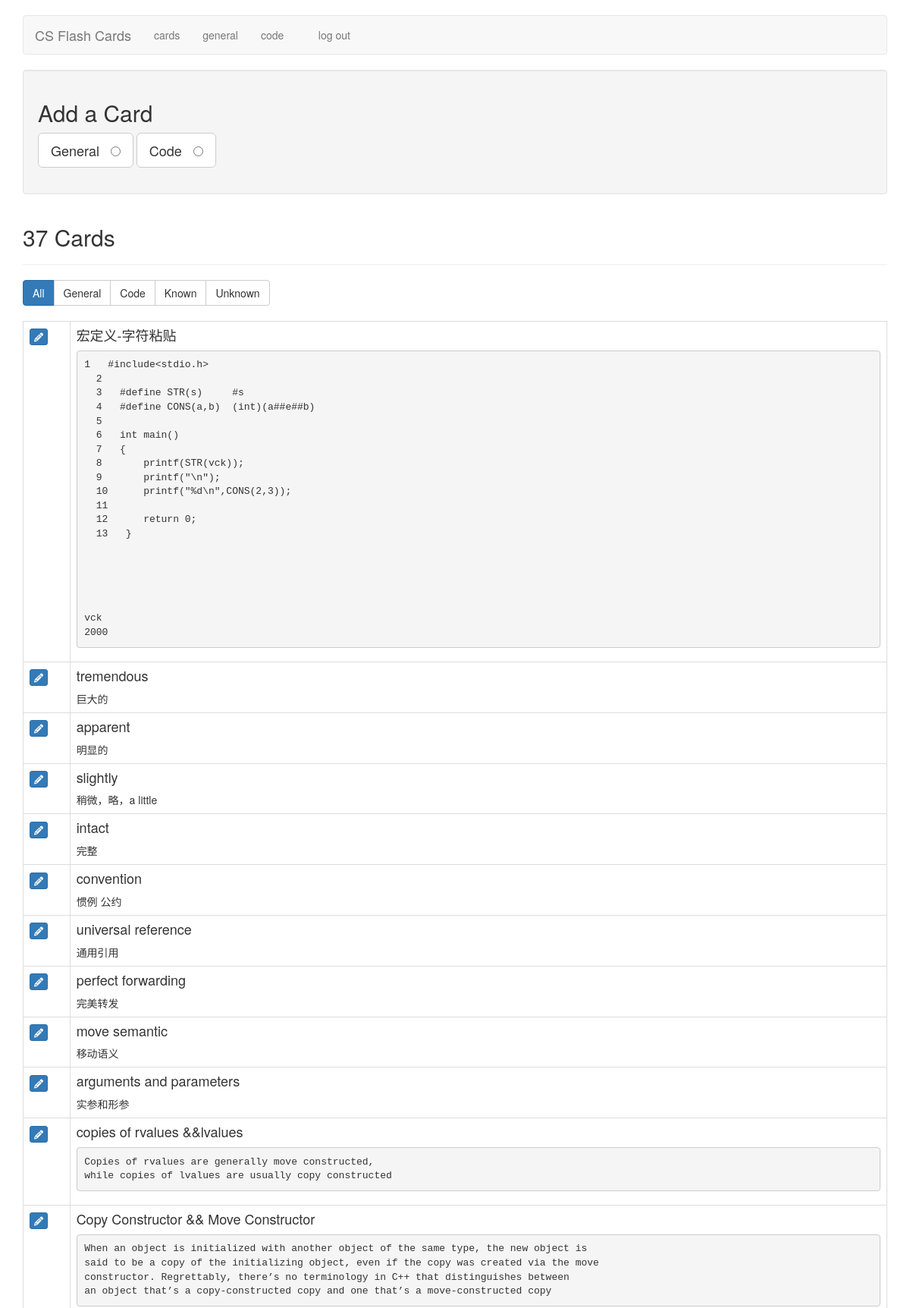
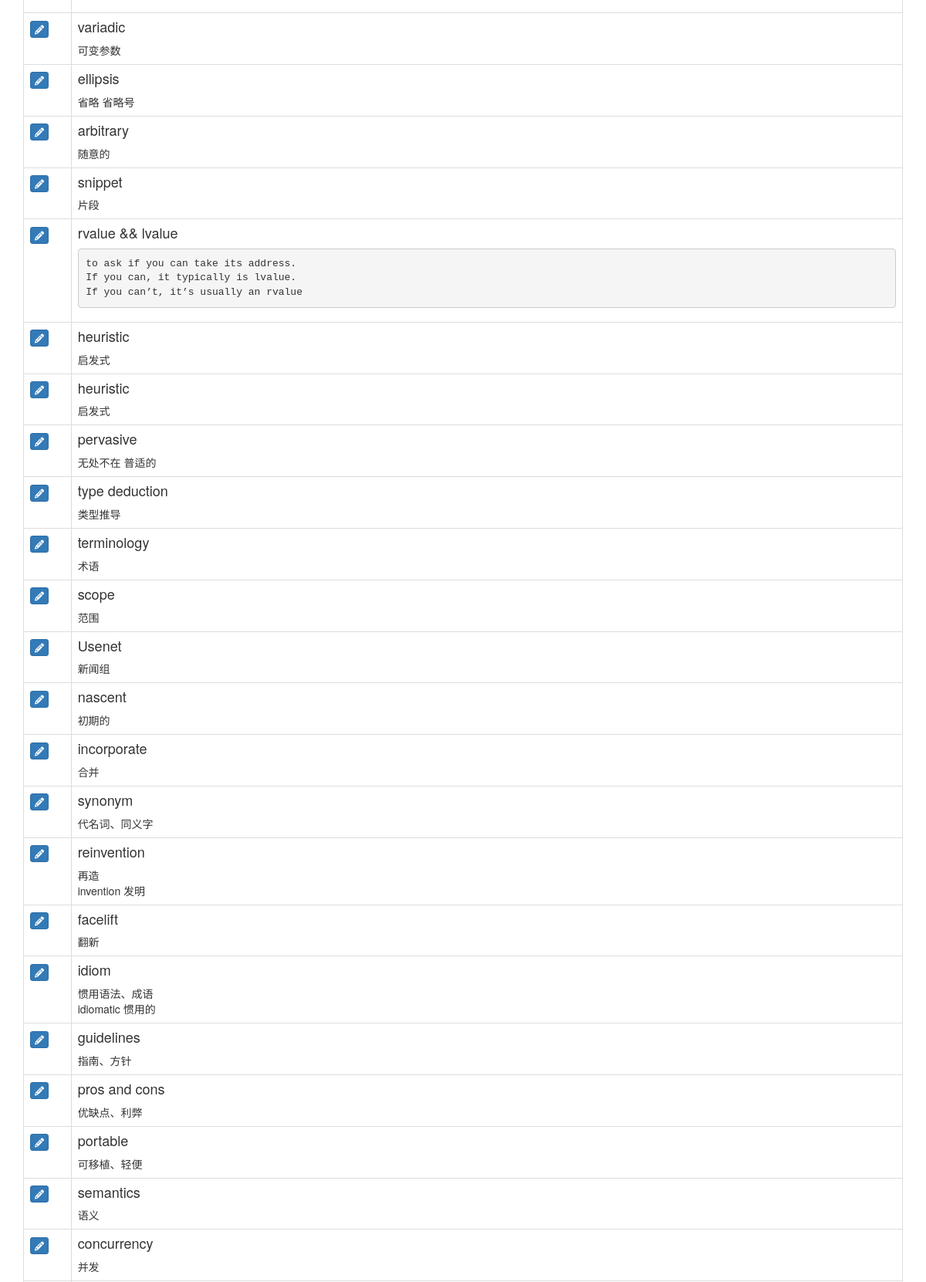
The app's page /cards (signed in, upper part) with its own data (2 pictures, top to bottom).
### tables this page shows
CREATE TABLE cards (
  id integer primary key autoincrement,
  type tinyint not null, /* 1 for vocab, 2 for code */
  front text not null,
  back text not null,
  known boolean default 0
);

### flash_cards.py (the view)
@app.route('/cards')
def cards():
    if not session.get('logged_in'):
        return redirect(url_for('login'))
    db = get_db()
    query = '''
        SELECT id, type, front, back, known
        FROM cards
        ORDER BY id DESC
    '''
    cur = db.execute(query)
    cards = cur.fetchall()
    return render_template('cards.html', cards=cards, filter_name="all")

### flash_cards.py (called while the page is built)
def connect_db():
    rv = sqlite3.connect(app.config['DATABASE'])
    rv.row_factory = sqlite3.Row
    return rv

def get_db():
    if not hasattr(g, 'sqlite_db'):
        g.sqlite_db = connect_db()
    return g.sqlite_db

### templates/cards.html (shortened to what this page needs)
{% extends "layout.html" %}
{% block body %}
    <div class="well editPanel">
        <h2>Add a Card</h2>
        <form action="{{ url_for('add_card') }}" method="post" class="cardForm">
            <div class="form-group">
                <label for="general" class="toggleButton btn btn-default btn-lg">General &nbsp;
                    <input type="radio" name="type" value="1" id="general"/>
                </label>
                <label for="code" class="toggleButton btn btn-default btn-lg">Code &nbsp;
                    <input type="radio" name="type" value="2" id="code"/>
                </label>
            </div>
        </form>
    </div>
    <div class="page-header">
        <h2>{{ cards|length }} Card{{ '' if (cards|length == 1) else 's' }}</h2>
    </div>
    <div class="btn-group btn-group-md" role="group" aria-label="filters">
        <a href="{{ url_for('filter_cards', filter_name="all") }}" class="btn btn-{{ "primary" if filter_name == "all" else "default" }}">All</a>
        <a href="{{ url_for('filter_cards', filter_name="general") }}" class="btn btn-{{ "primary" if filter_name == "general" else "default" }}">General</a>
        <a href="{{ url_for('filter_cards', filter_name="code") }}" class="btn btn-{{ "primary" if filter_name == "code" else "default" }}">Code</a>
        <a href="{{ url_for('filter_cards', filter_name="known") }}" class="btn btn-{{ "primary" if filter_name == "known" else "default" }}">Known</a>
        <a href="{{ url_for('filter_cards', filter_name="unknown") }}" class="btn btn-{{ "primary" if filter_name == "unknown" else "default" }}">Unknown</a>
    </div>
    <br />
    <br />
    <table class="table table-bordered">
        {% for card in cards %}
            <tr>
                <td>
                    <a href="{{ url_for('edit', card_id=card.id) }}" class="btn btn-xs btn-primary"><i class="fa fa-pencil" aria-hidden="true"></i></a>
                </td>
                <td class="cardContent">
                    <h4>
                        {{ card.front }}
                    </h4>
                    {% if card.type == 1 %}
                        {{ card.back|replace("\n", "<br />")|safe }}
                    {% else %}
                        <pre><code>{{ card.back|escape }}</code></pre>
                    {% endif %}
                </td>
            </tr>
        {% else %}
            <tr>
                <td>
                    <em>No cards to show.</em>
                </td>
            </tr>
        {% endfor %}
    </table>
{% endblock %}

### static/style.css (style rules this page uses)
.cardContent h4 { margin-top: 0; }

### records on screen
cards: front "宏定义-字符粘贴", back "1 #include<stdio.h> 2 3 #define STR(s) #s 4 #define CONS(a,b) (int)(a##e##b) 5 6 int main() 7 { 8 printf(STR(vck)); 9 printf(\"\\n\"); 10 printf(\"%d\\n\",CONS(2,3)); 11 12 return 0; 13 } vck 2000"
cards: front "tremendous", back "巨大的"
cards: front "apparent", back "明显的"
cards: front "slightly", back "稍微，略，a little"
cards: front "intact", back "完整"
cards: front "convention", back "惯例 公约"
cards: front "universal reference", back "通用引用"
cards: front "perfect forwarding", back "完美转发"
cards: front "move semantic", back "移动语义"
cards: front "arguments and parameters", back "实参和形参"
cards: front "copies of rvalues &&lvalues", back "Copies of rvalues are generally move constructed, while copies of lvalues are usually copy constructed"
cards: front "Copy Constructor && Move Constructor", back "When an object is initialized with another object of the same type, the new object is said to be a copy of the initializing object, even if the copy was created via the move constructor. Regrettably, there’s no terminology in C++ that distinguishes between an object that’s a copy-constructed copy and one that’s a move-constructed copy"
cards: front "variadic", back "可变参数"
cards: front "ellipsis", back "省略 省略号"
cards: front "arbitrary", back "随意的"
cards: front "snippet", back "片段"
cards: front "rvalue && lvalue", back "to ask if you can take its address. If you can, it typically is lvalue. If you can’t, it’s usually an rvalue"
cards: front "heuristic", back "启发式"
cards: front "heuristic", back "启发式"
cards: front "pervasive", back "无处不在 普适的"
cards: front "type deduction", back "类型推导"
cards: front "terminology", back "术语"
cards: front "scope", back "范围"
cards: front "Usenet", back "新闻组"
cards: front "nascent", back "初期的"
cards: front "incorporate", back "合并"
cards: front "synonym", back "代名词、同义字"
cards: front "reinvention", back "再造 invention 发明"
cards: front "facelift", back "翻新"
cards: front "idiom", back "惯用语法、成语 idiomatic 惯用的"
cards: front "guidelines", back "指南、方针"
cards: front "pros and cons", back "优缺点、利弊"
cards: front "portable", back "可移植、轻便"
cards: front "semantics", back "语义"
cards: front "concurrency", back "并发"

### other values on screen
{{ cards|length }} "37"
{{ '' if (cards|length == 1) else 's' }} "s"
